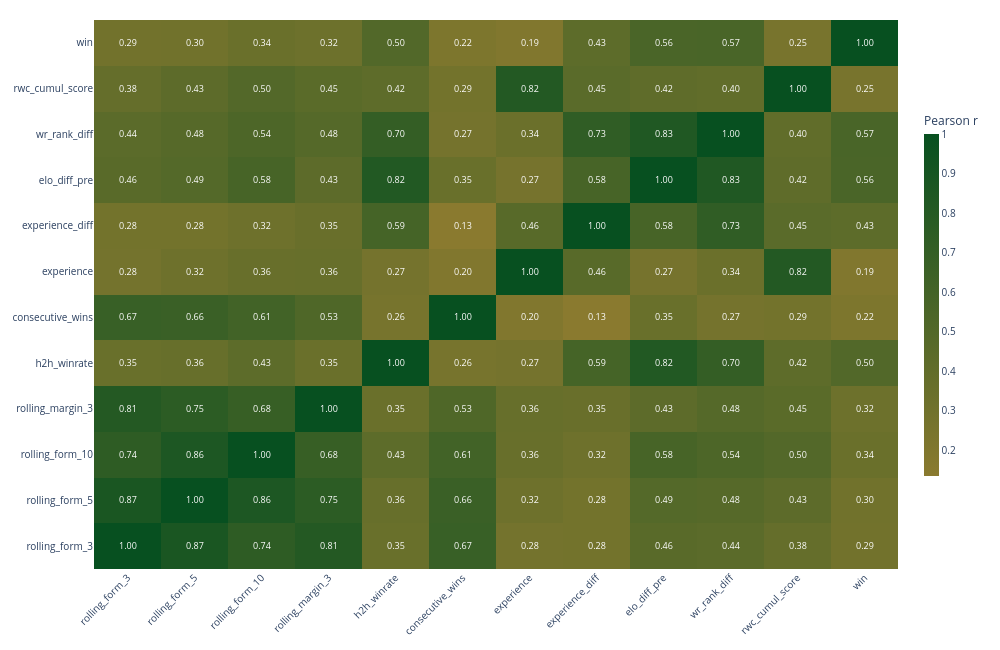

Write notebook code for a chart like this one.
### Markdown cell above
## Feature Relationships — Correlation Analysis

Examine multivariate feature dependencies to identify redundancy and collinearity.

### Code cell
# Load & compute correlation

df = pd.read_parquet(GOLD_DIR / 'gold_train.parquet')

numeric_features = ['rolling_form_3', 'rolling_form_5', 'rolling_form_10',
                     'rolling_margin_3', 'h2h_winrate', 'consecutive_wins',
                     'experience', 'experience_diff', 'elo_diff_pre',
                     'wr_rank_diff', 'rwc_cumul_score', 'win']

corr_data = df[[c for c in numeric_features if c in df.columns]].dropna()
corr_matrix = corr_data.corr()

print(f'Features: {len(corr_matrix)} | Complete cases: {len(corr_data):,}')

# Correlation Heatmap

fig = go.Figure(data=go.Heatmap(
    z=corr_matrix.values,
    x=corr_matrix.columns,
    y=corr_matrix.columns,
    colorscale=[[0, SECONDARY], [1, PRIMARY]],
    colorbar=dict(title='Pearson r', thickness=15, len=0.7),
    hovertemplate='%{x} ↔ %{y}<br>r = %{z:.3f}<extra></extra>',
    text=corr_matrix.values,
    texttemplate='%{text:.2f}',
    textfont=dict(size=9)
))

fig.update_layout(
    template='plotly_white',
    width=PLOT_WIDTH,
    height=PLOT_HEIGHT,
    font=dict(size=10),
    xaxis_tickangle=-45,
    margin=dict(l=50, r=50, t=20, b=50)
)

fig.show()

### Figure 1 — Plotly figure (JSON) as saved in the notebook; plotly's stock layout.template omitted (floating-point values rounded to 4 significant figures; data arrays with more than 128 entries replaced by an {"elided": "..."} marker saying what was removed)
{"data": [{"colorbar": {"len": 0.7, "thickness": 15, "title": {"text": "Pearson r"}}, "colorscale": [[0, "#8A7A2F"], [1, "#075020"]], "hovertemplate": "%{x} ↔ %{y}<br>r = %{z:.3f}<extra></extra>", "text": {"elided": "12x12 float values"}, "textfont": {"size": 9}, "texttemplate": "%{text:.2f}", "type": "heatmap", "x": ["rolling_form_3", "rolling_form_5", "rolling_form_10", "rolling_margin_3", "h2h_winrate", "consecutive_wins", "experience", "experience_diff", "elo_diff_pre", "wr_rank_diff", "rwc_cumul_score", "win"], "y": ["rolling_form_3", "rolling_form_5", "rolling_form_10", "rolling_margin_3", "h2h_winrate", "consecutive_wins", "experience", "experience_diff", "elo_diff_pre", "wr_rank_diff", "rwc_cumul_score", "win"], "z": {"elided": "12x12 float values"}}], "layout": {"font": {"size": 10}, "height": 650, "margin": {"b": 50, "l": 50, "r": 50, "t": 20}, "width": 1000, "xaxis": {"tickangle": -45}}}
